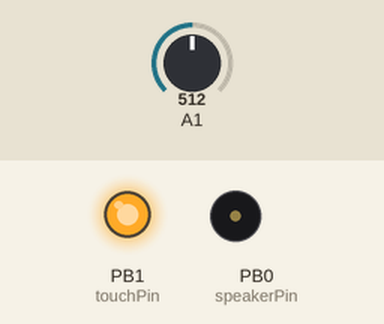
A sketch run on a simulated ATtiny85, built with avr-gcc and run on an emulated ATtiny85. Shown: output pins drawn as LEDs (lit = HIGH), buzzer (waves = sounding). The test bench sets the inputs (shaded band); at power-on: A1 = 512. Sleep ends after the set time or at an interrupt; random numbers use the default seed unless the sketch sets one; EEPROM starts erased.

Above: at 0.8 s.
0.9 s: A1 set to 935
2.4 s: A1 set to 964
At 3.02 s:
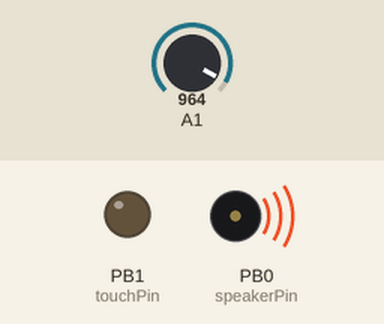
At 3.8 s:
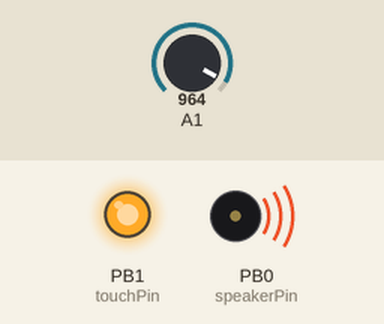
5.4 s: A1 set to 940
6.9 s: A1 set to 960
At 7.9 s:
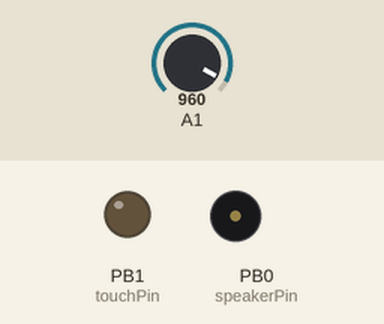
Timing chart, 0 to 9.4 s (numbered marks = the images above; inputs shaded):
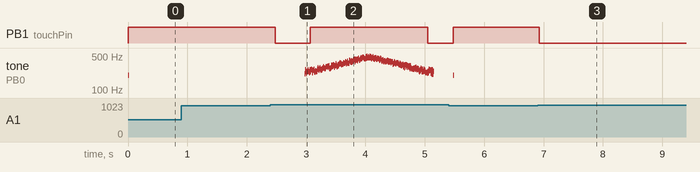

The sketch:

TARDIS01.ino
```cpp
/*

ATMEL ATTINY45/85 Pin Assignments
                   +-\/-+
  Ain0 (D 5) PB5  1|    |8  Vcc
  Ain3 (D 3) PB3  2|    |7  PB2 (D 2) Ain1
  Ain2 (D 4) PB4  3|    |6  PB1 (D 1) pwm1
             GND  4|    |5  PB0 (D 0) pwm0

*/


//cd C:\Users\Maker's Box\Documents\arduino-1.6.4\hardware\tools\avr\bin
//avrdude -C ..\etc\avrdude.conf -P COM12 -b 19200 -c avrisp -p attiny85 -v -e -U lfuse:w:0xE2:m -U hfuse:w:0xD7:m -U efuse:w:0xFf:m  -U flash:w:TARDIS01.cpp.hex


#include <Arduino.h>
#include <EEPROMex.h>
#include <avr/sleep.h>
#include <avr/wdt.h>

// make Pin assignments based on board type
#if defined(__AVR_ATtiny85__) // ATTINY!
  #define ATTINY 1
  #define touchPin 1     // A1/D2
  #define touchPullUp 2
  #define photoPin 3     // A0/D5
  #define photoPullUp 3
  #define speakerPin 0
  #define LEDpin 1       // top LED
#else // Arduino board with FunShield (for development)
  #define ATTINY 0
  #define touchPin A3     //
  #define touchPullUp A3
  #define photoPin A1
  #define photoPullUp A1
  #define speakerPin 11
  #define LEDpin 9      // RGB-RED
#endif


// watchdog timer stuff
#ifndef cbi
  #define cbi(sfr, bit) (_SFR_BYTE(sfr) &= ~_BV(bit))
#endif
#ifndef sbi
  #define sbi(sfr, bit) (_SFR_BYTE(sfr) |= _BV(bit))
#endif
volatile boolean watchdog_flag = true;


int counter = 0;         // counts times light & sound loops
int counter2 = 0;        // nightlight timer
int counter2Limit = 100; // nightlight delay
int touchVal;
int touchThreshold = 950;
boolean AWAKE;
boolean silenced;


void setup() { // runs only once
  // enable serial for debug if regular Arduino
  #if (!ATTINY)
    Serial.begin(9600);
    Serial.println("ATTINY TARDIS");
  #endif

  analogReference(DEFAULT);

  // set pinModes
  pinMode(touchPin, INPUT);
  pinMode(photoPin, INPUT);
  pinMode(LEDpin, OUTPUT);

  // setup sleep ISR
  setup_watchdog(4); //3=128ms,4=250ms,5=500ms,6=1sec

  // check eeprom for silenced
  silenced = EEPROM.read(0);
  if (checkTouch()){
    silenced = !silenced;
    EEPROM.write(0, silenced);
  }
  //silenced = false;

  AWAKE = true;
}


void loop() {

  if (AWAKE){
    // TARDIS ROUNTINE

    for(int x=0; x<315; x++){
      float y = cos(x / 100.0);
      if(y > 0) { y = -y;}
      y = y + 1;
      y = y * 255;

      checkTouch();
      if (!AWAKE) break;
      if (!silenced){
        if (y > 10){
          tone(speakerPin, 200 + y + random(50));
          if(y > 20){
            digitalWrite(LEDpin, HIGH);
          }
          else{
            digitalWrite(LEDpin, LOW);
          }
        }
        else{
          noTone(speakerPin);
        }
      }
      else{
        analogWrite(LEDpin, y);
      }
      delay(5);
      if(!ATTINY && x%10==0){
        //Serial.print(x);
        //Serial.print(" ");
        //Serial.println(y);
      }
    }


    counter++;
    if (!silenced && counter == 5){
      AWAKE = false;
      counter = 0;
      counter2 = 0;
      noTone(speakerPin);
      /*
      digitalWrite(LEDpin, HIGH);
      for(int x=0; x<600; x++){ // ten minute loop
        if (checkTouch()){
          break;
        }
        delay(1000);
      }
      digitalWrite(LEDpin, LOW);
      */
    }
  }

  else{ // was sleeping

    delay(50);
    system_sleep();
    checkTouch();
  }

  #if (!ATTINY)
    if (true){//counter % 10 == 0){
      Serial.print("L ");
      Serial.print(AWAKE);
      Serial.print(" ");
      Serial.println(counter2);
    }
  #endif
    delay(100);


}


int getReading(byte pin, byte pullUp){
  int n=25;
  digitalWrite(pullUp, HIGH); // internal pullup
  long val = 0;
  for(int x=0; x<n; x++){
    val += analogRead(pin);
  }
  val = val / n;
  digitalWrite(pullUp, LOW);
  return val;
}


boolean checkTouch(){
  // check touch
  touchVal = getReading(touchPin, touchPullUp);
  boolean returnVal = false;
  if (touchVal < touchThreshold){
    digitalWrite(LEDpin, HIGH);
    tone(speakerPin, 200);
    delay(10);
    noTone(speakerPin);
    returnVal = true;
    AWAKE = !AWAKE;
    //digitalWrite(LEDpin, AWAKE);
    if (AWAKE){
      counter = 0;
    }
    while(getReading(touchPin, touchPullUp) < touchThreshold){
      delay(100);
    }
    digitalWrite(LEDpin, LOW);
    delay(250);

  }
  return returnVal;
}


// ---------------SLEEP STUFF-----------------

// set system into the sleep state
// system wakes up when wtchdog is timed out
void system_sleep() {
  //digitalWrite(touchPullUp, LOW);
  //digitalWrite(photoPullUp, LOW);
  cbi(ADCSRA,ADEN);                    // switch Analog to Digitalconverter OFF
  set_sleep_mode(SLEEP_MODE_PWR_DOWN); // sleep mode is set here
  sleep_enable();
  sleep_mode();                        // System sleeps here
  sleep_disable();                     // System continues execution here when watchdog timed out
  sbi(ADCSRA,ADEN);                    // switch Analog to Digitalconverter ON
  //digitalWrite(touchPullUp, HIGH);
  //digitalWrite(photoPullUp, HIGH);;
}


// 0=16ms, 1=32ms,2=64ms,3=128ms,4=250ms,5=500ms
// 6=1 sec,7=2 sec, 8=4 sec, 9= 8sec
void setup_watchdog(int ii) {
  byte bb;
  int ww;
  if (ii > 9 ) ii=9;
  bb=ii & 7;
  if (ii > 7) bb|= (1<<5);
  bb|= (1<<WDCE);
  ww=bb;

  MCUSR &= ~(1<<WDRF);
  #if(ATTINY)                              // slightly different register names
    WDTCR |= (1<<WDCE) | (1<<WDE); //WDTCR
    WDTCR = bb;// set new watchdog timeout value
    WDTCR |= _BV(WDIE);
  #else
    WDTCSR |= (1<<WDCE) | (1<<WDE); //WDTCR
    WDTCSR = bb;// set new watchdog timeout value
    WDTCSR |= _BV(WDIE);
  #endif
}


// Watchdog Interrupt Service / is executed when watchdog timed out
ISR(WDT_vect) {
  watchdog_flag = true;  // set global flag
}
```

Measured:
- the behaviour switches between 949 and 950 on A1 (found by bisection; images 0 and 1)
- after the input at 0.9 s, every drawn part: stays the same
- after the input at 2.4 s, PB1 (touchPin): HIGH → LOW after 0.08 s, → HIGH 0.58 s later, → LOW 2.0 s later; tone on PB0 (speakerPin): plays 217 Hz for 0.01 s, 260 Hz for 0.01 s, 235 Hz for 0.01 s, 220 Hz for 0.01 s, 243 Hz for 0.01 s, 236 Hz for 0.01 s … (254 notes in this stretch), starting after 0.57 s
- after the input at 6.9 s, PB1 (touchPin): HIGH → LOW at once
